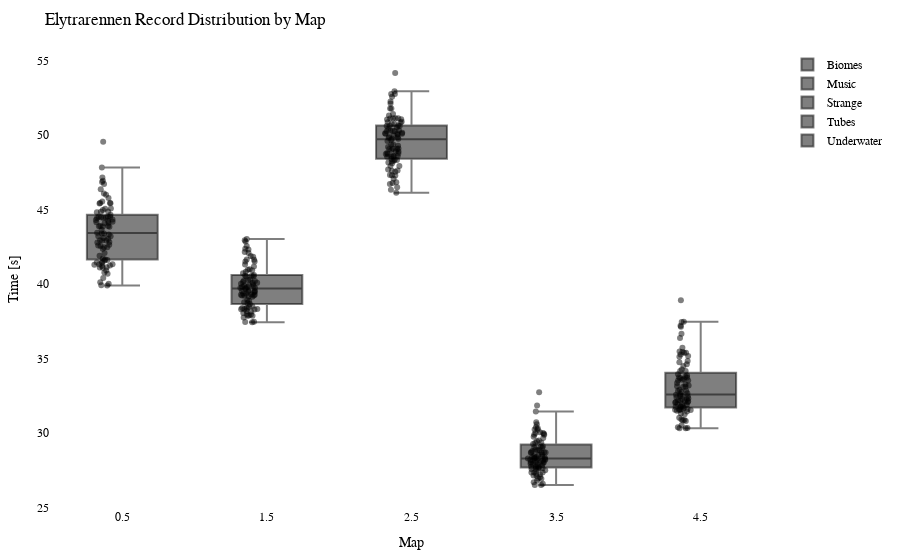

Source (notebook cell):
### Code cell
import plotly.graph_objects as go
import plotly.io as pio

df = getRecordsDataframe(minigame="Elytrarennen")

# Calculate the offset for centering the data points
num_columns = len(df.columns)
offset = 0.5

# Create a Swarm plot using Plotly
fig = go.Figure()

for i, column in enumerate(df.columns):
    x_values = [i + offset] * len(df[column])  # Adjust x-values with offset for horizontal centering
    fig.add_trace(go.Box(x=x_values,
                         y=df[column],
                         name=column,
                         boxpoints='all',
                         pointpos=-0.5,  # Adjust point position to prevent overlapping
                         marker=dict(color='rgba(0,0,0,0.5)', size=6),  # Adjust marker color and size
                         hovertext=df.index,
                         hoverinfo='text+y'))

fig.update_layout(title="Elytrarennen Record Distribution by Map",
                  xaxis=dict(title="Map"),
                  yaxis=dict(title="Time [s]"),
                  showlegend=True,
                  font=dict(family="Arial", size=12, color="black"),  # Customize font
                  plot_bgcolor="white",  # Set background color
                  margin=dict(l=50, r=50, t=50, b=50),  # Adjust margins for better layout
                  )

pio.show(fig)

pio.write_html(fig, "out/elytr_swarm_plot.html")

### Figure 1 — Plotly figure (JSON) as saved in the notebook; plotly's stock layout.template omitted (floating-point values rounded to 4 significant figures)
{"data": [{"boxpoints": "all", "hoverinfo": "text+y", "hovertext": ["agowskyy", "Anni808", "Axollotel", "BacardiSprite", "bawskey", "BusinessBent", "byTobi", "cediiiiii_10", "Chander24", "Chrisi20101", "crocodile1870", "cxl1lo", "DarkCobweb", "DerBaumIstDerWeg", "Dokkkkko", "Ex4cted", "Falke23_5", "Feinberg", "Fflopse", "ForceFox", "Freeeedom", "frutigall", "GamemasterNiki", "GeneralEnte06", "Gerrygames", "Gobo9", "GrafikKatze", "Grapfen", "Gummibearchen", "H1ghsay", "h4nnes", "Harold_Sensemann", "HerrDante", "Jan2220", "JennieKim", "jimmi1410", "JOW23", "Joy_8oy", "JustK1lling", "KakaMC", "Kanickelul", "Kokochampi", "Kokochampo", "Kyuudo", "LeWi_100", "Livgo", "lizsyy", "LordAlexos", "Lubotter2009", "Luis_XYZ", "M0orey_0", "marbrueck", "Martomias", "Mincheeen", "MrNulfred", "Nexilus", "Ninivee", "officialryzon", "Oronor", "Pedrozockt", "Picutar", "PixlNight", "PolizeiDreamy", "Radattel", "Raefinzs", "Ritokii", "rXzEr_Justin", "Sackkerl", "schmaarek", "ScreamingBlatz", "Sebi1801", "Seemops_8", "Sey__", "SpeckyCut", "StaudammAusHolz", "Tomiokey", "tsuneee", "twitchparaskiill", "Txlentierter", "Umgfoin", "WirdNichtGeladen", "Wissender", "xBaumeisterin", "xX_Dima_ggg_Xx6", "xX_Masha_ggg_Xx9", "ymq_", "yzvm", "zTotito", "_n3d", "_Waldi_"], "marker": {"color": "rgba(0,0,0,0.5)", "size": 6}, "name": "Biomes", "pointpos": -0.5, "type": "box", "x": [0.5, 0.5, 0.5, 0.5, 0.5, 0.5, 0.5, 0.5, 0.5, 0.5, 0.5, 0.5, 0.5, 0.5, 0.5, 0.5, 0.5, 0.5, 0.5, 0.5, 0.5, 0.5, 0.5, 0.5, 0.5, 0.5, 0.5, 0.5, 0.5, 0.5, 0.5, 0.5, 0.5, 0.5, 0.5, 0.5, 0.5, 0.5, 0.5, 0.5, 0.5, 0.5, 0.5, 0.5, 0.5, 0.5, 0.5, 0.5, 0.5, 0.5, 0.5, 0.5, 0.5, 0.5, 0.5, 0.5, 0.5, 0.5, 0.5, 0.5, 0.5, 0.5, 0.5, 0.5, 0.5, 0.5, 0.5, 0.5, 0.5, 0.5, 0.5, 0.5, 0.5, 0.5, 0.5, 0.5, 0.5, 0.5, 0.5, 0.5, 0.5, 0.5, 0.5, 0.5, 0.5, 0.5, 0.5, 0.5, 0.5, 0.5], "y": [45.53, 43.89, 44.44, 40.68, 44.11, 47.81, 44.52, 40.89, 45.43, 44.48, 43.32, 44.14, 41.33, 43.86, 44.85, 41.23, 42.92, null, 40.01, 41.45, 39.91, 42.82, 43.63, 41.44, 40.77, 39.9, null, 41.42, 42.47, 44.97, 41.7, 45.98, 41.09, 43.2, 42.78, 45.05, 41.28, 43.39, 45.42, 41.12, null, 49.54, 44.51, 46.36, 41.57, 46.07, 41.2, 44.86, 44.3, 42.92, 43.84, 44.07, 42.54, 42.93, 43.02, 46.72, 44.42, null, 46.85, 40.12, 42.64, 41.61, 43.43, 45.4, 46.92, 43.39, 44.64, 45.44, 42.58, 44.24, 45.06, 44.81, 41.89, 47.14, 44.51, 44.33, 40.39, 42.47, 41.65, 43.2, 44.17, 43.89, 42.36, 43.08, 45.78, 41.31, 42.08, 44.43, 41.11, 43.86]}, {"boxpoints": "all", "hoverinfo": "text+y", "hovertext": ["agowskyy", "Anni808", "Axollotel", "BacardiSprite", "bawskey", "BusinessBent", "byTobi", "cediiiiii_10", "Chander24", "Chrisi20101", "crocodile1870", "cxl1lo", "DarkCobweb", "DerBaumIstDerWeg", "Dokkkkko", "Ex4cted", "Falke23_5", "Feinberg", "Fflopse", "ForceFox", "Freeeedom", "frutigall", "GamemasterNiki", "GeneralEnte06", "Gerrygames", "Gobo9", "GrafikKatze", "Grapfen", "Gummibearchen", "H1ghsay", "h4nnes", "Harold_Sensemann", "HerrDante", "Jan2220", "JennieKim", "jimmi1410", "JOW23", "Joy_8oy", "JustK1lling", "KakaMC", "Kanickelul", "Kokochampi", "Kokochampo", "Kyuudo", "LeWi_100", "Livgo", "lizsyy", "LordAlexos", "Lubotter2009", "Luis_XYZ", "M0orey_0", "marbrueck", "Martomias", "Mincheeen", "MrNulfred", "Nexilus", "Ninivee", "officialryzon", "Oronor", "Pedrozockt", "Picutar", "PixlNight", "PolizeiDreamy", "Radattel", "Raefinzs", "Ritokii", "rXzEr_Justin", "Sackkerl", "schmaarek", "ScreamingBlatz", "Sebi1801", "Seemops_8", "Sey__", "SpeckyCut", "StaudammAusHolz", "Tomiokey", "tsuneee", "twitchparaskiill", "Txlentierter", "Umgfoin", "WirdNichtGeladen", "Wissender", "xBaumeisterin", "xX_Dima_ggg_Xx6", "xX_Masha_ggg_Xx9", "ymq_", "yzvm", "zTotito", "_n3d", "_Waldi_"], "marker": {"color": "rgba(0,0,0,0.5)", "size": 6}, "name": "Music", "pointpos": -0.5, "type": "box", "x": [1.5, 1.5, 1.5, 1.5, 1.5, 1.5, 1.5, 1.5, 1.5, 1.5, 1.5, 1.5, 1.5, 1.5, 1.5, 1.5, 1.5, 1.5, 1.5, 1.5, 1.5, 1.5, 1.5, 1.5, 1.5, 1.5, 1.5, 1.5, 1.5, 1.5, 1.5, 1.5, 1.5, 1.5, 1.5, 1.5, 1.5, 1.5, 1.5, 1.5, 1.5, 1.5, 1.5, 1.5, 1.5, 1.5, 1.5, 1.5, 1.5, 1.5, 1.5, 1.5, 1.5, 1.5, 1.5, 1.5, 1.5, 1.5, 1.5, 1.5, 1.5, 1.5, 1.5, 1.5, 1.5, 1.5, 1.5, 1.5, 1.5, 1.5, 1.5, 1.5, 1.5, 1.5, 1.5, 1.5, 1.5, 1.5, 1.5, 1.5, 1.5, 1.5, 1.5, 1.5, 1.5, 1.5, 1.5, 1.5, 1.5, 1.5], "y": [40.55, 40.22, 40.08, 38.3, 43.02, 40.99, 40.2, 37.95, 40.49, 39.8, 39.34, 38.64, 37.87, 42.55, 39.84, 37.43, 39.52, 42.93, 38.33, 40.95, 37.98, 38.31, 39.28, 40.07, 40.02, 37.75, 38.04, 39.28, 38.38, 40.72, 38.77, 39.67, 38.15, 39.8, 39.21, 40.52, 38.32, 38.85, null, 37.86, null, 42.36, 41.31, 40.55, 37.47, 41.5, 39.48, 39.72, 40.13, 41.83, 39.13, 41.62, 39.29, 40.3, 38.19, 42.07, 38.93, 41.88, 42.14, 37.44, 39.36, 39.23, 39.89, null, 41.17, 39.97, 39.73, 40.91, 37.88, 40.6, 42.84, 40.24, 39.22, 38.73, 39.44, 39.91, 38.46, 39.15, null, 39.53, 40.82, 39.74, 38.5, 39.48, 41.64, 38.41, 38.28, 42.3, 39.52, 41.5]}, {"boxpoints": "all", "hoverinfo": "text+y", "hovertext": ["agowskyy", "Anni808", "Axollotel", "BacardiSprite", "bawskey", "BusinessBent", "byTobi", "cediiiiii_10", "Chander24", "Chrisi20101", "crocodile1870", "cxl1lo", "DarkCobweb", "DerBaumIstDerWeg", "Dokkkkko", "Ex4cted", "Falke23_5", "Feinberg", "Fflopse", "ForceFox", "Freeeedom", "frutigall", "GamemasterNiki", "GeneralEnte06", "Gerrygames", "Gobo9", "GrafikKatze", "Grapfen", "Gummibearchen", "H1ghsay", "h4nnes", "Harold_Sensemann", "HerrDante", "Jan2220", "JennieKim", "jimmi1410", "JOW23", "Joy_8oy", "JustK1lling", "KakaMC", "Kanickelul", "Kokochampi", "Kokochampo", "Kyuudo", "LeWi_100", "Livgo", "lizsyy", "LordAlexos", "Lubotter2009", "Luis_XYZ", "M0orey_0", "marbrueck", "Martomias", "Mincheeen", "MrNulfred", "Nexilus", "Ninivee", "officialryzon", "Oronor", "Pedrozockt", "Picutar", "PixlNight", "PolizeiDreamy", "Radattel", "Raefinzs", "Ritokii", "rXzEr_Justin", "Sackkerl", "schmaarek", "ScreamingBlatz", "Sebi1801", "Seemops_8", "Sey__", "SpeckyCut", "StaudammAusHolz", "Tomiokey", "tsuneee", "twitchparaskiill", "Txlentierter", "Umgfoin", "WirdNichtGeladen", "Wissender", "xBaumeisterin", "xX_Dima_ggg_Xx6", "xX_Masha_ggg_Xx9", "ymq_", "yzvm", "zTotito", "_n3d", "_Waldi_"], "marker": {"color": "rgba(0,0,0,0.5)", "size": 6}, "name": "Strange", "pointpos": -0.5, "type": "box", "x": [2.5, 2.5, 2.5, 2.5, 2.5, 2.5, 2.5, 2.5, 2.5, 2.5, 2.5, 2.5, 2.5, 2.5, 2.5, 2.5, 2.5, 2.5, 2.5, 2.5, 2.5, 2.5, 2.5, 2.5, 2.5, 2.5, 2.5, 2.5, 2.5, 2.5, 2.5, 2.5, 2.5, 2.5, 2.5, 2.5, 2.5, 2.5, 2.5, 2.5, 2.5, 2.5, 2.5, 2.5, 2.5, 2.5, 2.5, 2.5, 2.5, 2.5, 2.5, 2.5, 2.5, 2.5, 2.5, 2.5, 2.5, 2.5, 2.5, 2.5, 2.5, 2.5, 2.5, 2.5, 2.5, 2.5, 2.5, 2.5, 2.5, 2.5, 2.5, 2.5, 2.5, 2.5, 2.5, 2.5, 2.5, 2.5, 2.5, 2.5, 2.5, 2.5, 2.5, 2.5, 2.5, 2.5, 2.5, 2.5, 2.5, 2.5], "y": [52.94, 50.61, 50.02, 47.91, 50.86, 51.05, 50.09, 46.49, 50.27, 50.26, 48.58, 50.29, 48.79, 49.96, 50.75, 47.05, 49.75, 51.31, 46.32, 46.71, 46.83, 50.08, 49.0, 49.09, 47.68, 46.77, 47.31, 49.85, 48.54, 50.51, 47.93, 49.05, 47.6, 49.28, 48.27, 48.59, 48.41, 50.42, 47.3, 48.23, 49.75, 51.78, 49.88, 52.76, 48.15, 51.78, 47.62, 51.13, 50.3, 50.63, 51.11, 51.03, 49.67, 48.32, 48.9, 50.6, 51.13, 52.25, 51.41, 46.12, 49.2, 48.75, 49.59, 50.09, 54.17, 48.57, 49.36, 50.89, 48.92, 52.11, 49.82, 50.14, 47.53, 51.12, 52.56, 50.75, 48.11, 49.08, 49.37, 50.24, 50.12, 48.57, 48.33, 48.72, 52.75, 47.28, 48.72, 50.6, 49.08, 50.83]}, {"boxpoints": "all", "hoverinfo": "text+y", "hovertext": ["agowskyy", "Anni808", "Axollotel", "BacardiSprite", "bawskey", "BusinessBent", "byTobi", "cediiiiii_10", "Chander24", "Chrisi20101", "crocodile1870", "cxl1lo", "DarkCobweb", "DerBaumIstDerWeg", "Dokkkkko", "Ex4cted", "Falke23_5", "Feinberg", "Fflopse", "ForceFox", "Freeeedom", "frutigall", "GamemasterNiki", "GeneralEnte06", "Gerrygames", "Gobo9", "GrafikKatze", "Grapfen", "Gummibearchen", "H1ghsay", "h4nnes", "Harold_Sensemann", "HerrDante", "Jan2220", "JennieKim", "jimmi1410", "JOW23", "Joy_8oy", "JustK1lling", "KakaMC", "Kanickelul", "Kokochampi", "Kokochampo", "Kyuudo", "LeWi_100", "Livgo", "lizsyy", "LordAlexos", "Lubotter2009", "Luis_XYZ", "M0orey_0", "marbrueck", "Martomias", "Mincheeen", "MrNulfred", "Nexilus", "Ninivee", "officialryzon", "Oronor", "Pedrozockt", "Picutar", "PixlNight", "PolizeiDreamy", "Radattel", "Raefinzs", "Ritokii", "rXzEr_Justin", "Sackkerl", "schmaarek", "ScreamingBlatz", "Sebi1801", "Seemops_8", "Sey__", "SpeckyCut", "StaudammAusHolz", "Tomiokey", "tsuneee", "twitchparaskiill", "Txlentierter", "Umgfoin", "WirdNichtGeladen", "Wissender", "xBaumeisterin", "xX_Dima_ggg_Xx6", "xX_Masha_ggg_Xx9", "ymq_", "yzvm", "zTotito", "_n3d", "_Waldi_"], "marker": {"color": "rgba(0,0,0,0.5)", "size": 6}, "name": "Tubes", "pointpos": -0.5, "type": "box", "x": [3.5, 3.5, 3.5, 3.5, 3.5, 3.5, 3.5, 3.5, 3.5, 3.5, 3.5, 3.5, 3.5, 3.5, 3.5, 3.5, 3.5, 3.5, 3.5, 3.5, 3.5, 3.5, 3.5, 3.5, 3.5, 3.5, 3.5, 3.5, 3.5, 3.5, 3.5, 3.5, 3.5, 3.5, 3.5, 3.5, 3.5, 3.5, 3.5, 3.5, 3.5, 3.5, 3.5, 3.5, 3.5, 3.5, 3.5, 3.5, 3.5, 3.5, 3.5, 3.5, 3.5, 3.5, 3.5, 3.5, 3.5, 3.5, 3.5, 3.5, 3.5, 3.5, 3.5, 3.5, 3.5, 3.5, 3.5, 3.5, 3.5, 3.5, 3.5, 3.5, 3.5, 3.5, 3.5, 3.5, 3.5, 3.5, 3.5, 3.5, 3.5, 3.5, 3.5, 3.5, 3.5, 3.5, 3.5, 3.5, 3.5, 3.5], "y": [29.08, 28.7, 28.84, 27.71, 30.37, 30.71, 28.69, 27.12, 30.22, 28.25, 28.66, 28.2, 27.14, 29.02, 28.51, 26.68, 27.48, null, 27.01, 30.2, 27.34, 28.05, 29.87, 27.92, 26.94, 26.92, 27.25, 27.49, 27.73, 28.54, 27.23, 28.32, 26.58, 27.36, 28.69, 28.38, 27.59, 28.81, 28.15, 26.5, null, 30.58, 31.84, 29.74, 26.49, 32.73, 28.14, 29.65, 27.98, 28.37, 28.34, 29.35, 28.07, 27.83, 28.28, 29.98, 28.44, 29.25, 29.94, 26.81, 28.28, 28.19, 28.02, 29.34, 31.43, 28.78, 28.03, 28.88, 27.65, 29.99, 27.63, 27.77, 27.92, 29.88, 28.7, 29.0, 27.87, 28.25, null, 29.1, 29.48, 28.12, 27.33, 27.72, 30.32, 27.61, 27.56, 29.43, 28.41, 30.04]}, {"boxpoints": "all", "hoverinfo": "text+y", "hovertext": ["agowskyy", "Anni808", "Axollotel", "BacardiSprite", "bawskey", "BusinessBent", "byTobi", "cediiiiii_10", "Chander24", "Chrisi20101", "crocodile1870", "cxl1lo", "DarkCobweb", "DerBaumIstDerWeg", "Dokkkkko", "Ex4cted", "Falke23_5", "Feinberg", "Fflopse", "ForceFox", "Freeeedom", "frutigall", "GamemasterNiki", "GeneralEnte06", "Gerrygames", "Gobo9", "GrafikKatze", "Grapfen", "Gummibearchen", "H1ghsay", "h4nnes", "Harold_Sensemann", "HerrDante", "Jan2220", "JennieKim", "jimmi1410", "JOW23", "Joy_8oy", "JustK1lling", "KakaMC", "Kanickelul", "Kokochampi", "Kokochampo", "Kyuudo", "LeWi_100", "Livgo", "lizsyy", "LordAlexos", "Lubotter2009", "Luis_XYZ", "M0orey_0", "marbrueck", "Martomias", "Mincheeen", "MrNulfred", "Nexilus", "Ninivee", "officialryzon", "Oronor", "Pedrozockt", "Picutar", "PixlNight", "PolizeiDreamy", "Radattel", "Raefinzs", "Ritokii", "rXzEr_Justin", "Sackkerl", "schmaarek", "ScreamingBlatz", "Sebi1801", "Seemops_8", "Sey__", "SpeckyCut", "StaudammAusHolz", "Tomiokey", "tsuneee", "twitchparaskiill", "Txlentierter", "Umgfoin", "WirdNichtGeladen", "Wissender", "xBaumeisterin", "xX_Dima_ggg_Xx6", "xX_Masha_ggg_Xx9", "ymq_", "yzvm", "zTotito", "_n3d", "_Waldi_"], "marker": {"color": "rgba(0,0,0,0.5)", "size": 6}, "name": "Underwater", "pointpos": -0.5, "type": "box", "x": [4.5, 4.5, 4.5, 4.5, 4.5, 4.5, 4.5, 4.5, 4.5, 4.5, 4.5, 4.5, 4.5, 4.5, 4.5, 4.5, 4.5, 4.5, 4.5, 4.5, 4.5, 4.5, 4.5, 4.5, 4.5, 4.5, 4.5, 4.5, 4.5, 4.5, 4.5, 4.5, 4.5, 4.5, 4.5, 4.5, 4.5, 4.5, 4.5, 4.5, 4.5, 4.5, 4.5, 4.5, 4.5, 4.5, 4.5, 4.5, 4.5, 4.5, 4.5, 4.5, 4.5, 4.5, 4.5, 4.5, 4.5, 4.5, 4.5, 4.5, 4.5, 4.5, 4.5, 4.5, 4.5, 4.5, 4.5, 4.5, 4.5, 4.5, 4.5, 4.5, 4.5, 4.5, 4.5, 4.5, 4.5, 4.5, 4.5, 4.5, 4.5, 4.5, 4.5, 4.5, 4.5, 4.5, 4.5, 4.5, 4.5, 4.5], "y": [37.46, 33.52, 33.77, 32.08, 32.18, 35.37, 32.59, 30.32, 32.9, 33.73, 32.12, 33.72, 31.55, 32.65, 33.17, 30.37, 34.49, null, 30.31, 34.16, 30.8, 32.12, 33.85, 31.53, 30.89, 30.51, 31.92, 31.79, 31.76, 33.67, 31.59, 32.15, 31.74, 31.93, 32.83, 32.5, 31.56, 32.05, 38.91, 31.01, 35.1, 35.46, 35.71, 34.6, 30.87, 37.19, 31.3, 35.25, 32.74, 32.01, 33.07, 34.26, 32.3, 32.47, 31.48, 34.83, 35.37, null, 37.13, 30.33, 32.27, 31.43, 32.38, 33.56, 37.44, 33.62, 32.46, 33.13, 31.59, 35.42, 36.37, 33.1, 31.53, 35.16, 34.73, 34.15, 31.24, 32.81, 31.75, 33.93, 33.25, 31.67, 32.55, 30.85, 36.66, 31.59, 31.89, 33.34, 32.26, 33.51]}], "layout": {"font": {"color": "black", "family": "Arial", "size": 12}, "margin": {"b": 50, "l": 50, "r": 50, "t": 50}, "plot_bgcolor": "white", "showlegend": true, "title": {"text": "Elytrarennen Record Distribution by Map"}, "xaxis": {"title": {"text": "Map"}}, "yaxis": {"title": {"text": "Time [s]"}}}}
